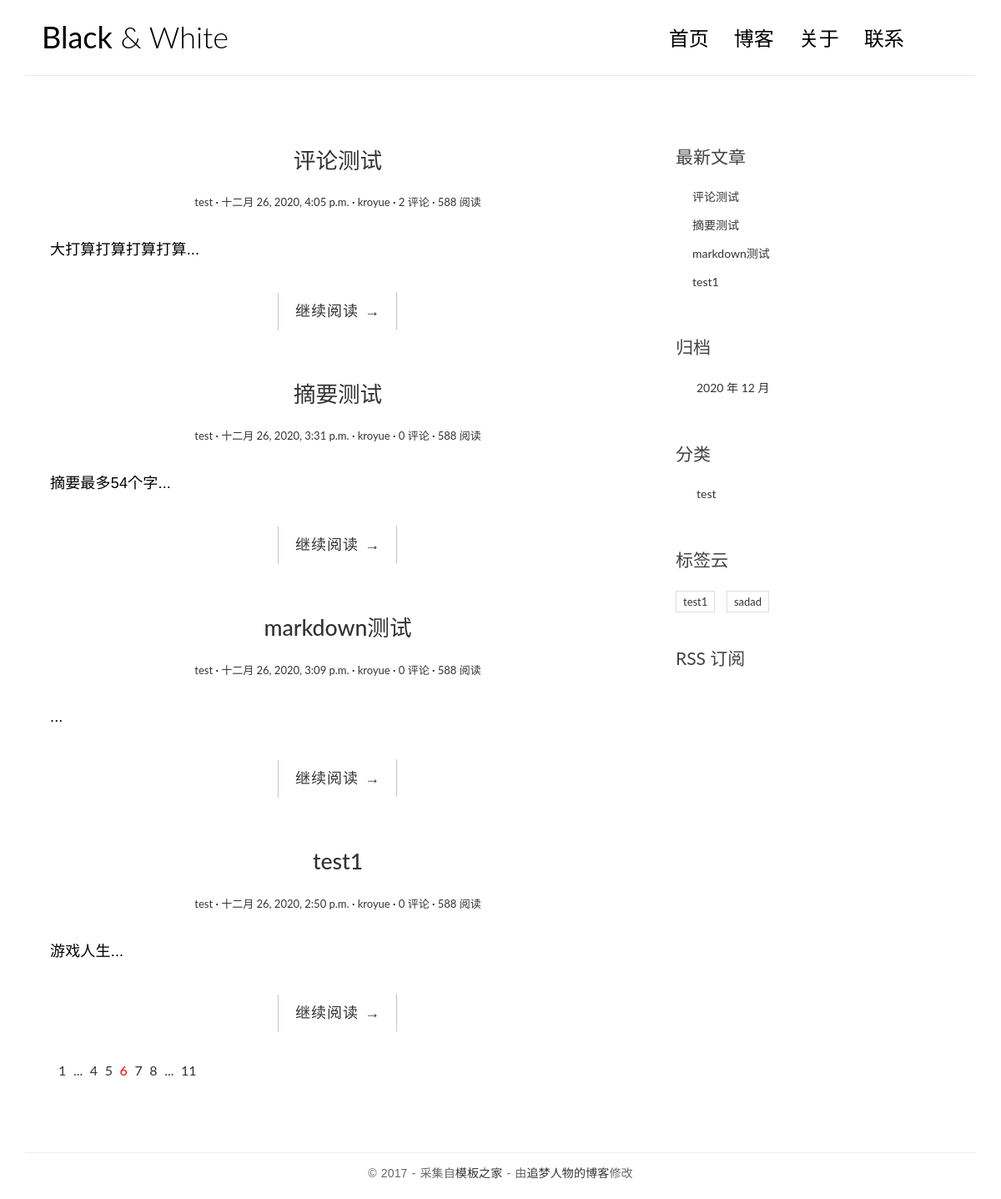
The page / on the database its author committed.
### blog/models.py (models this page shows, shortened)
class Post(models.Model):
    title = models.CharField('标题', max_length=70)
    body = models.TextField('正文')
    created_time = models.DateTimeField('创建时间', default=timezone.now)
    modified_time = models.DateTimeField('修改时间')
    excerpt = models.CharField('摘要', max_length=200, blank=True)
    category = models.ForeignKey(Category, verbose_name='分类', on_delete=models.CASCADE)
    tags = models.ManyToManyField(Tag, verbose_name='标签', blank=True)
    author = models.ForeignKey(User, verbose_name='作者', on_delete=models.CASCADE)
    class Meta:
        verbose_name = '文章'
        verbose_name_plural = verbose_name
        ordering = ['-created_time']
    def get_absolute_url(self):
        return reverse('blog:detail', kwargs={'pk': self.pk})

class Category(models.Model):
    name = models.CharField(max_length=100)
    class Meta:
        verbose_name = '分类'
        verbose_name_plural = verbose_name

class Tag(models.Model):
    name = models.CharField(max_length=100)
    class Meta:
        verbose_name = '标签'
        verbose_name_plural = verbose_name

### blog/views.py (the view)
# urls.py: path('', views.index, name='index'),
def index(request):
    post_list = Post.objects.all()
    return render(request, 'blog/index.html', context={'post_list': post_list})

### blog/templatetags/blog_extras.py (called while the page is built)
@register.inclusion_tag('blog/inclusions/_recent_posts.html', takes_context=True)
def show_recent_posts(context, num=5):
    return {
        'recent_post_list': Post.objects.all().order_by('-created_time')[:num],
    }

@register.inclusion_tag('blog/inclusions/_archives.html', takes_context=True)
def show_archives(context):
    return {
        'date_list': Post.objects.dates('created_time', 'month', order='DESC'),
    }

@register.inclusion_tag('blog/inclusions/_categories.html', takes_context=True)
def show_categories(context):
    return {
        'category_list': Category.objects.all(),
    }

@register.inclusion_tag('blog/inclusions/_tags.html', takes_context=True)
def show_tags(context):
    return {
        'tag_list': Tag.objects.all(),
    }

### templates/blog/index.html
{% extends 'base.html' %}
{% block main %}
{% for post in post_list %}
    <article class="post post-{{ post.pk }}">
        <header class="entry-header">
            <h1 class="entry-title">
                <a href="{{ post.get_absolute_url }}">{{ post.title }}</a>
            </h1>
            <div class="entry-meta">
                <span class="post-category"><a href="#">{{ post.category.name }}</a></span>
                <span class="post-date"><a href="#"><time class="entry-date" datetime="{{ post.created_time }}">{{ post.created_time }}</time></a></span>
                <span class="post-author"><a href="#">{{ post.author }}</a></span>
                <span class="comments-link"><a href="{{ post.get_absolute_url }}#comment-area">{{ post.comment_set.count }} 评论</a></span>
                <span class="views-count"><a href="#">588 阅读</a></span>
            </div>
        </header>
        <div class="entry-content clearfix">
            <p>{{ post.excerpt }}...</p>
            <div class="read-more cl-effect-14">
                <a href="{{ post.get_absolute_url }}" class="more-link">继续阅读 <span class="meta-nav">→</span></a>
            </div>
        </div>
    </article>
{% empty %}
    <div class="no-post">暂时还没有发布的文章！</div>
{% endfor %}
                <div class="pagination">
                    <ul>
                        <li><a href="">1</a></li>
                        <li><a href="">...</a></li>
                        <li><a href="">4</a></li>
                        <li><a href="">5</a></li>
                        <li class="current"><a href="">6</a></li>
                        <li><a href="">7</a></li>
                        <li><a href="">8</a></li>
                        <li><a href="">...</a></li>
                        <li><a href="">11</a></li>
                    </ul>
                </div>
{% endblock main %}

### templates/base.html (shortened to what this page needs)
{% load static %}
{% load blog_extras %}
<!DOCTYPE html>
<html>
<head>
    <link href="https://cdn.bootcss.com/highlight.js/9.15.8/styles/github.min.css" rel="stylesheet">
    <link rel="stylesheet" href="http://code.ionicframework.com/ionicons/2.0.1/css/ionicons.min.css">
    <link rel="stylesheet" href="{% static 'blog/css/bootstrap.min.css' %}">
    <link rel="stylesheet" href="{% static 'blog/css/pace.css' %}">
    <link rel="stylesheet" href="{% static 'blog/css/custom.css' %}">
</head>
</head>
<body>
<div class="container">
    <header id="site-header">
        <div class="row">
            <div class="col-md-4 col-sm-5 col-xs-8">
                <div class="logo">
                    <h1><a href="{% url 'blog:index' %}"><b>Black</b> &amp; White</a></h1>
                </div>
            </div>
            <div class="col-md-8 col-sm-7 col-xs-4">
                <nav class="main-nav" role="navigation">
                    <div class="collapse navbar-collapse" id="bs-example-navbar-collapse-1">
                        <ul class="nav navbar-nav navbar-right">
                            <li class="cl-effect-11"><a href="index.html" data-hover="首页">首页</a></li>
                            <li class="cl-effect-11"><a href="full-width.html" data-hover="博客">博客</a></li>
                            <li class="cl-effect-11"><a href="about.html" data-hover="关于">关于</a></li>
                            <li class="cl-effect-11"><a href="contact.html" data-hover="联系">联系</a></li>
                        </ul>
                    </div>
                </nav>
            </div>
        </div>
    </header>
</div>
<div class="content-body">
    <div class="container">
        <div class="row">
            <main class="col-md-8">
                {% block main %}
                {% endblock main %}
            </main>
            <aside class="col-md-4">
                {% show_recent_posts %}
                {% show_archives %}
                {% show_categories %}
                {% show_tags %}
                <div class="rss">
                    <a href=""> RSS 订阅</a>
                </div>
            </aside>
        </div>
    </div>
</div>
<footer id="site-footer">
    <div class="container">
        <div class="row">
            <div class="col-md-12">
                <p class="copyright">&copy 2017 - 采集自<a href="http://www.cssmoban.com/"
                                                        target="_blank" title="模板之家">模板之家</a>
                    - 由<a href="http://zmrenwu.com/" title="网页模板" target="_blank">追梦人物的博客</a>修改
                </p>
            </div>
        </div>
    </div>
</footer>
</body>
</html>

### templates/blog/inclusions/_recent_posts.html
<div class="widget widget-recent-posts">
  <h3 class="widget-title">最新文章</h3>
  <ul>
    {% for post in recent_post_list %}
      <li>
        <a href="{{ post.get_absolute_url }}">{{ post.title }}</a>
      </li>
    {% empty %}
      暂无文章！
    {% endfor %}
  </ul>
</div>

### templates/blog/inclusions/_archives.html
<div class="widget widget-archives">
  <h3 class="widget-title">归档</h3>
  <ul>
    {% for date in date_list %}
      <li>
        <a href="{% url 'blog:archive' date.year date.month %}">{{ date.year }} 年 {{ date.month }} 月</a>
      </li>
    {% empty %}
      暂无归档！
    {% endfor %}
  </ul>
</div>

### templates/blog/inclusions/_categories.html
<div class="widget widget-category">
  <h3 class="widget-title">分类</h3>
  <ul>
    {% for category in category_list %}
      <li>
        <a href="{% url 'blog:category' category.pk %}">{{ category.name }}</a>
      </li>
    {% empty %}
      暂无分类！
    {% endfor %}
  </ul>
</div>

### templates/blog/inclusions/_tags.html
<div class="widget widget-tag-cloud">
  <h3 class="widget-title">标签云</h3>
  <ul>
    {% for tag in tag_list %}
      <li>
        <a href="{% url 'blog:tag' tag.pk %}">{{ tag.name }}</a>
      </li>
    {% empty %}
      暂无标签！
    {% endfor %}
  </ul>
</div>

### blog/static/blog/css/custom.css (style rules this page uses)
* { outline: none; }
h1, h2, h3, h4, h5, h6 { margin-top: 0; }
b { font-weight: 400; }
a { color: #333; }
body { color: #444; font-family: 'Lato', sans-serif; }
p { font-family: 'Ubuntu', sans-serif; font-weight: 400; word-spacing: 1px; letter-spacing: 0.01em; }
#site-header { background-color: #FFF; padding: 25px 20px; margin-bottom: 40px; border-bottom: 1px solid #e7e7e7; }
.logo h1 a { color: #000; }
.logo h1 { margin: 0; font-family: 'Lato', sans-serif; font-weight: 300; }
.main-nav { margin-top: 11px; max-width: 95%; }
.main-nav a { color: #000000 !important; padding: 0 0 5px 0 !important; margin-right: 30px; font-family: 'Lato', sans-serif; font-weight: 300; font-size: 24px; }
.cl-effect-11 a { padding: 10px 0; color: #0972b4; text-shadow: none; }
.cl-effect-11 a::before { position: absolute; top: 0; left: 0; overflow: hidden; padding: 0 0 5px 0 !important; max-width: 0; border-bottom: 1px solid #000; color: #000; content: attr(data-hover); white-space: nowrap; -webkit-transition: max-width 0.5s; -moz-transition: max-width 0.5s; transition: max-width 0.5s; }
.content-body { padding-bottom: 4em; }
.post { background: #fff; padding: 30px 30px 0; }
.entry-title { text-align: center; font-size: 1.9em; margin-bottom: 20px; line-height: 1.6; padding: 10px 20px 0; }
.entry-meta { text-align: center; color: #DDDDDD; font-size: 13px; margin-bottom: 30px; }
.entry-content { font-size: 18px; line-height: 1.9; font-weight: 300; color: #000; }
.post-category::after, .post-date::after, .post-author::after, .comments-link::after { content: ' ·'; color: #000; }
.read-more { font-family: 'Ubuntu', sans-serif; font-weight: 400; word-spacing: 1px; letter-spacing: 0.01em; text-align: center; margin-top: 20px; }
.cl-effect-14 a { padding: 0 20px; height: 45px; line-height: 45px; position: relative; display: inline-block; margin: 15px 25px; letter-spacing: 1px; font-weight: 400; text-shadow: 0 0 1px rgba(255, 255, 255, 0.3); }
.cl-effect-14 a::before, .cl-effect-14 a::after { position: absolute; width: 45px; height: 1px; background: #C3C3C3; content: ''; -webkit-transition: all 0.3s; -moz-transition: all 0.3s; transition: all 0.3s; pointer-events: none; }
.cl-effect-14 a::before { top: 0; left: 0; -webkit-transform: rotate(90deg); -moz-transform: rotate(90deg); transform: rotate(90deg); -webkit-transform-origin: 0 0; -moz-transform-origin: 0 0; transform-origin: 0 0; }
.cl-effect-14 a::after { right: 0; bottom: 0; -webkit-transform: rotate(90deg); -moz-transform: rotate(90deg); transform: rotate(90deg); -webkit-transform-origin: 100% 0; -moz-transform-origin: 100% 0; transform-origin: 100% 0; }
.widget { background: #fff; padding: 30px 0 0; }
.widget-title { font-size: 1.5em; margin-bottom: 20px; line-height: 1.6; padding: 10px 0 0; font-weight: 400; }
.widget-recent-posts ul { padding: 0; margin: 0; padding-left: 20px; }
.widget-recent-posts ul li { list-style-type: none; position: relative; line-height: 170%; margin-bottom: 10px; }
.widget-recent-posts ul li::before { content: '\f3d3'; font-family: "Ionicons"; position: absolute; left: -17px; top: 3px; font-size: 16px; color: #000; }
.widget-archives ul { padding: 0; margin: 0; padding-left: 25px; }
.widget-archives ul li { list-style-type: none; position: relative; line-height: 170%; margin-bottom: 10px; }
.widget-archives ul li::before { content: '\f3f3'; font-family: "Ionicons"; position: absolute; left: -25px; top: 1px; font-size: 16px; color: #000; }
.widget-category ul { padding: 0; margin: 0; padding-left: 25px; }
.widget-category ul li { list-style-type: none; position: relative; line-height: 170%; margin-bottom: 10px; }
.widget-category ul li::before { content: '\f3fe'; font-family: "Ionicons"; position: absolute; left: -25px; top: 1px; font-size: 18px; color: #000; }
.widget-tag-cloud ul { padding: 0; margin: 0; margin-right: -10px; }
.widget-tag-cloud ul li { list-style-type: none; font-size: 13px; display: inline-block; margin-right: 10px; margin-bottom: 10px; padding: 3px 8px; border: 1px solid #ddd; }
.rss { font-size: 21px; margin-top: 30px; }
.rss a { color: #444; }
#site-footer { padding-top: 10px; padding: 0 0 1.5em 0; }
.copyright { text-align: center; padding-top: 1em; margin: 0; border-top: 1px solid #eee; color: #666; }
.pagination ul { list-style: none; }
.pagination ul li { display: inline-block; font-size: 16px; margin-right: 5px; }
.current a { color: red; }

### rows shown on the page
Post: title "评论测试", category.name "test", created_time "十二月 26, 2020, 4:05 p.m.", author "kroyue", comment_set.count "2", excerpt "大打算打算打算打算"
Post: title "摘要测试", category.name "test", created_time "十二月 26, 2020, 3:31 p.m.", author "kroyue", comment_set.count "0", excerpt "摘要最多54个字"
Post: title "markdown测试", category.name "test", created_time "十二月 26, 2020, 3:09 p.m.", author "kroyue", comment_set.count "0"
Post: title "test1", category.name "test", created_time "十二月 26, 2020, 2:50 p.m.", author "kroyue", comment_set.count "0", excerpt "游戏人生"
Category: name "test"
Tag: name "test1"
Tag: name "sadad"

### other values the page prints
{{ date.year }} "2020"
{{ date.month }} "12"
